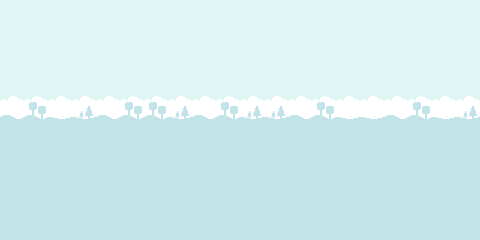

A 2D game scene composited from a Tiled map and its tileset images. What follows is a short description and the map's XML, with every tile layer's data as written:
An orthogonal 20x10 tile map with 24x24 px tiles, 1 tile layer (background).

<map version="1.10" tiledversion="1.11.2" orientation="orthogonal" renderorder="right-down" width="20" height="10" tilewidth="24" tileheight="24" infinite="0" nextlayerid="2" nextobjectid="1">
 <tileset firstgid="1" name="BasicBackground" tilewidth="24" tileheight="24" tilecount="24" columns="8">
  <image source="tilemap-backgrounds_packed.png" width="192" height="72" />
 </tileset>
 <layer id="1" name="background" width="20" height="10">
  <data encoding="csv">
1,2,3,4,1,2,3,4,1,2,3,4,1,2,3,4,1,2,3,4,
1,2,3,4,1,2,3,4,1,2,3,4,1,2,3,4,1,2,3,4,
1,2,3,4,1,2,1,2,3,4,3,4,1,2,3,4,1,2,3,4,
1,2,3,4,2,3,4,3,4,3,4,2,3,4,3,4,1,2,3,4,
9,10,11,12,9,10,10,12,9,10,12,12,9,10,11,11,9,10,11,12,
17,18,19,20,17,18,19,20,17,18,19,20,17,18,19,20,17,18,19,20,
17,18,19,20,17,18,19,20,17,18,19,20,17,18,19,20,17,18,19,20,
17,18,19,20,17,18,19,20,17,18,19,20,17,18,19,20,17,18,19,20,
17,18,19,20,17,18,19,20,17,18,19,20,17,18,19,20,17,18,19,20,
17,18,19,20,17,18,19,20,17,18,19,20,17,18,19,20,17,18,19,20
</data>
 </layer>
</map>
